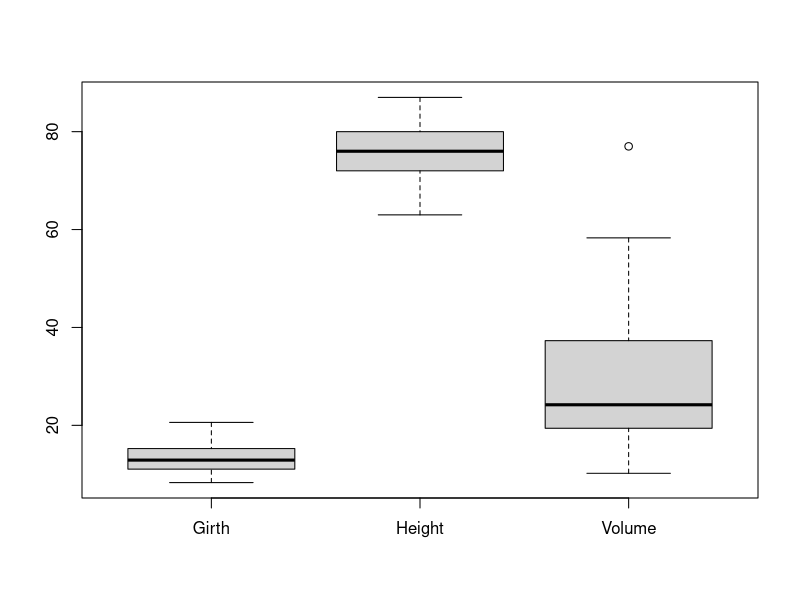
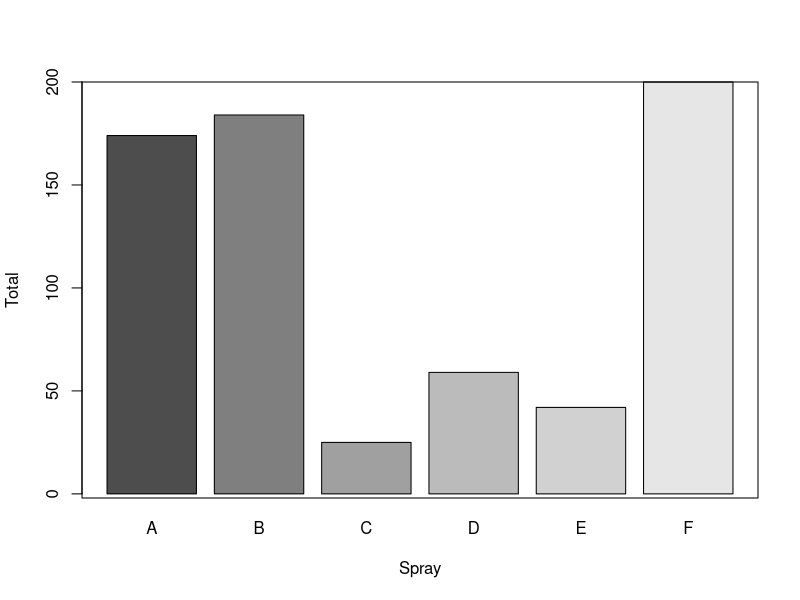
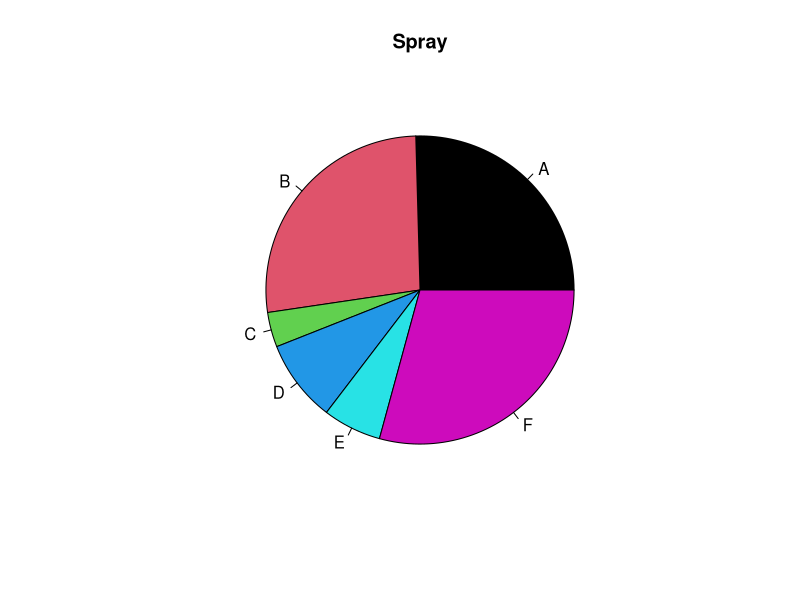
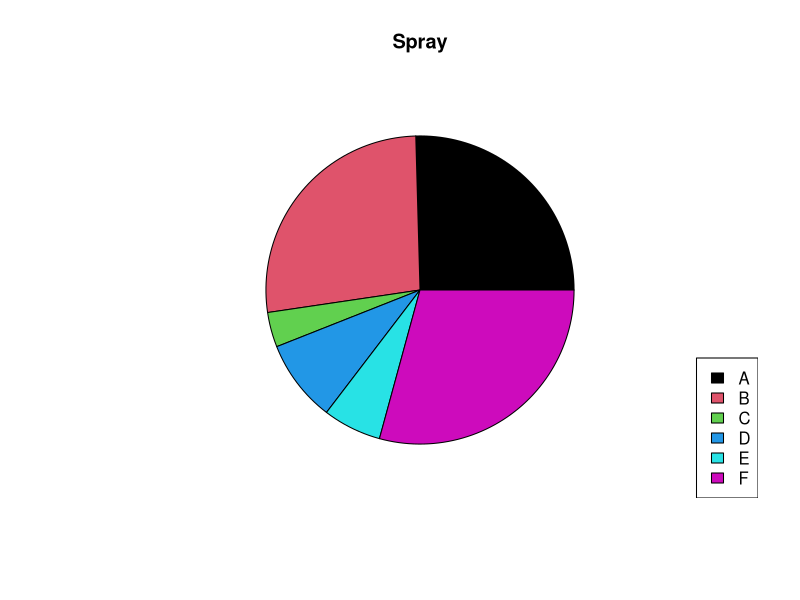

The R script that drew these images, in order:
## ---- chunk 1
boxplot(trees)
## ---- chunk 2
InsectSprays
spray = aggregate(. ~ spray, data=InsectSprays,sum)
spray 
## ---- chunk 3
#Executar com ctrl+shift+enter
barplot(spray$count,col= gray.colors(6), xlab="Spray", ylab="Total", names.arg=spray$spray)
box()
## ---- chunk 4
pie(spray$count, labels= spray$spray, main="Spray",col=c(1:6))
## ---- chunk 5
pie(spray$count,labels=NA,  main="Spray",col=c(1:6))
legend("bottomright",legend=spray$spray ,cex=1, fill=c(1:6))
